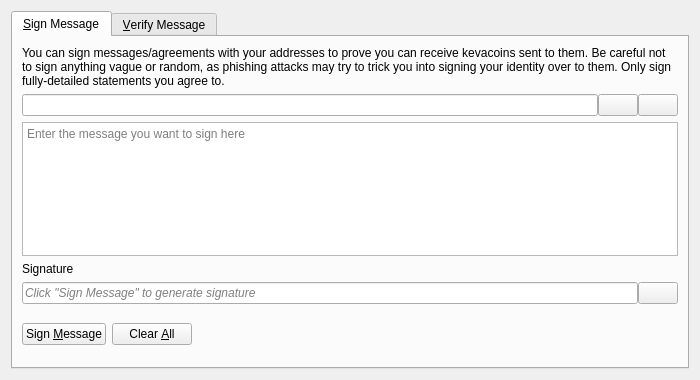
<?xml version="1.0" encoding="UTF-8"?>
<ui version="4.0">
 <class>SignVerifyMessageDialog</class>
 <widget class="QDialog" name="SignVerifyMessageDialog">
  <property name="geometry">
   <rect>
    <x>0</x>
    <y>0</y>
    <width>700</width>
    <height>380</height>
   </rect>
  </property>
  <property name="windowTitle">
   <string>Signatures - Sign / Verify a Message</string>
  </property>
  <property name="modal">
   <bool>true</bool>
  </property>
  <layout class="QVBoxLayout" name="verticalLayout">
   <item>
    <widget class="QTabWidget" name="tabWidget">
     <property name="currentIndex">
      <number>0</number>
     </property>
     <widget class="QWidget" name="tabSignMessage">
      <attribute name="title">
       <string>&amp;Sign Message</string>
      </attribute>
      <layout class="QVBoxLayout" name="verticalLayout_SM">
       <item>
        <widget class="QLabel" name="infoLabel_SM">
         <property name="text">
          <string>You can sign messages/agreements with your addresses to prove you can receive kevacoins sent to them. Be careful not to sign anything vague or random, as phishing attacks may try to trick you into signing your identity over to them. Only sign fully-detailed statements you agree to.</string>
         </property>
         <property name="textFormat">
          <enum>Qt::PlainText</enum>
         </property>
         <property name="wordWrap">
          <bool>true</bool>
         </property>
        </widget>
       </item>
       <item>
        <layout class="QHBoxLayout" name="horizontalLayout_1_SM">
         <property name="spacing">
          <number>0</number>
         </property>
         <item>
          <widget class="QValidatedLineEdit" name="addressIn_SM">
           <property name="toolTip">
            <string>The Bitcoin address to sign the message with</string>
           </property>
          </widget>
         </item>
         <item>
          <widget class="QPushButton" name="addressBookButton_SM">
           <property name="toolTip">
            <string>Choose previously used address</string>
           </property>
           <property name="text">
            <string/>
           </property>
           <property name="icon">
            <iconset resource="../kevacoin.qrc">
             <normaloff>:/icons/address-book</normaloff>:/icons/address-book</iconset>
           </property>
           <property name="shortcut">
            <string>Alt+A</string>
           </property>
           <property name="autoDefault">
            <bool>false</bool>
           </property>
          </widget>
         </item>
         <item>
          <widget class="QPushButton" name="pasteButton_SM">
           <property name="toolTip">
            <string>Paste address from clipboard</string>
           </property>
           <property name="text">
            <string/>
           </property>
           <property name="icon">
            <iconset resource="../kevacoin.qrc">
             <normaloff>:/icons/editpaste</normaloff>:/icons/editpaste</iconset>
           </property>
           <property name="shortcut">
            <string>Alt+P</string>
           </property>
           <property name="autoDefault">
            <bool>false</bool>
           </property>
          </widget>
         </item>
        </layout>
       </item>
       <item>
        <widget class="QPlainTextEdit" name="messageIn_SM">
         <property name="toolTip">
          <string>Enter the message you want to sign here</string>
         </property>
         <property name="placeholderText">
          <string>Enter the message you want to sign here</string>
         </property>
        </widget>
       </item>
       <item>
        <widget class="QLabel" name="signatureLabel_SM">
         <property name="text">
          <string>Signature</string>
         </property>
         <property name="textFormat">
          <enum>Qt::PlainText</enum>
         </property>
        </widget>
       </item>
       <item>
        <layout class="QHBoxLayout" name="horizontalLayout_2_SM">
         <property name="spacing">
          <number>0</number>
         </property>
         <item>
          <widget class="QLineEdit" name="signatureOut_SM">
           <property name="placeholderText">
            <string>Click "Sign Message" to generate signature</string>
           </property>
           <property name="font">
            <font>
             <italic>true</italic>
            </font>
           </property>
           <property name="readOnly">
            <bool>true</bool>
           </property>
          </widget>
         </item>
         <item>
          <widget class="QPushButton" name="copySignatureButton_SM">
           <property name="toolTip">
            <string>Copy the current signature to the system clipboard</string>
           </property>
           <property name="text">
            <string/>
           </property>
           <property name="icon">
            <iconset resource="../kevacoin.qrc">
             <normaloff>:/icons/editcopy</normaloff>:/icons/editcopy</iconset>
           </property>
           <property name="autoDefault">
            <bool>false</bool>
           </property>
          </widget>
         </item>
        </layout>
       </item>
       <item>
        <layout class="QHBoxLayout" name="horizontalLayout_3_SM">
         <item>
          <widget class="QPushButton" name="signMessageButton_SM">
           <property name="toolTip">
            <string>Sign the message to prove you own this Bitcoin address</string>
           </property>
           <property name="text">
            <string>Sign &amp;Message</string>
           </property>
           <property name="icon">
            <iconset resource="../kevacoin.qrc">
             <normaloff>:/icons/edit</normaloff>:/icons/edit</iconset>
           </property>
           <property name="autoDefault">
            <bool>false</bool>
           </property>
          </widget>
         </item>
         <item>
          <widget class="QPushButton" name="clearButton_SM">
           <property name="toolTip">
            <string>Reset all sign message fields</string>
           </property>
           <property name="text">
            <string>Clear &amp;All</string>
           </property>
           <property name="icon">
            <iconset resource="../kevacoin.qrc">
             <normaloff>:/icons/remove</normaloff>:/icons/remove</iconset>
           </property>
           <property name="autoDefault">
            <bool>false</bool>
           </property>
          </widget>
         </item>
         <item>
          <spacer name="horizontalSpacer_1_SM">
           <property name="orientation">
            <enum>Qt::Horizontal</enum>
           </property>
           <property name="sizeHint" stdset="0">
            <size>
             <width>40</width>
             <height>48</height>
            </size>
           </property>
          </spacer>
         </item>
         <item>
          <widget class="QLabel" name="statusLabel_SM">
           <property name="font">
            <font>
             <weight>75</weight>
             <bold>true</bold>
            </font>
           </property>
           <property name="text">
            <string/>
           </property>
           <property name="wordWrap">
            <bool>true</bool>
           </property>
          </widget>
         </item>
         <item>
          <spacer name="horizontalSpacer_2_SM">
           <property name="orientation">
            <enum>Qt::Horizontal</enum>
           </property>
           <property name="sizeHint" stdset="0">
            <size>
             <width>40</width>
             <height>48</height>
            </size>
           </property>
          </spacer>
         </item>
        </layout>
       </item>
      </layout>
     </widget>
     <widget class="QWidget" name="tabVerifyMessage">
      <attribute name="title">
       <string>&amp;Verify Message</string>
      </attribute>
      <layout class="QVBoxLayout" name="verticalLayout_VM">
       <item>
        <widget class="QLabel" name="infoLabel_VM">
         <property name="text">
          <string>Enter the receiver's address, message (ensure you copy line breaks, spaces, tabs, etc. exactly) and signature below to verify the message. Be careful not to read more into the signature than what is in the signed message itself, to avoid being tricked by a man-in-the-middle attack. Note that this only proves the signing party receives with the address, it cannot prove sendership of any transaction!</string>
         </property>
         <property name="textFormat">
          <enum>Qt::PlainText</enum>
         </property>
         <property name="alignment">
          <set>Qt::AlignLeading|Qt::AlignLeft|Qt::AlignTop</set>
         </property>
         <property name="wordWrap">
          <bool>true</bool>
         </property>
        </widget>
       </item>
       <item>
        <layout class="QHBoxLayout" name="horizontalLayout_1_VM">
         <property name="spacing">
          <number>0</number>
         </property>
         <item>
          <widget class="QValidatedLineEdit" name="addressIn_VM">
           <property name="toolTip">
            <string>The Bitcoin address the message was signed with</string>
           </property>
          </widget>
         </item>
         <item>
          <widget class="QPushButton" name="addressBookButton_VM">
           <property name="toolTip">
            <string>Choose previously used address</string>
           </property>
           <property name="text">
            <string/>
           </property>
           <property name="icon">
            <iconset resource="../kevacoin.qrc">
             <normaloff>:/icons/address-book</normaloff>:/icons/address-book</iconset>
           </property>
           <property name="shortcut">
            <string>Alt+A</string>
           </property>
           <property name="autoDefault">
            <bool>false</bool>
           </property>
          </widget>
         </item>
        </layout>
       </item>
       <item>
        <widget class="QPlainTextEdit" name="messageIn_VM">
          <property name="toolTip">
            <string>The signed message to verify</string>
          </property>
          <property name="placeholderText">
            <string>The signed message to verify</string>
          </property>
        </widget>
       </item>
       <item>
        <widget class="QValidatedLineEdit" name="signatureIn_VM">
          <property name="toolTip">
            <string>The signature given when the message was signed</string>
          </property>
          <property name="placeholderText">
            <string>The signature given when the message was signed</string>
          </property>
        </widget>
       </item>
       <item>
        <layout class="QHBoxLayout" name="horizontalLayout_2_VM">
         <item>
          <widget class="QPushButton" name="verifyMessageButton_VM">
           <property name="toolTip">
            <string>Verify the message to ensure it was signed with the specified Bitcoin address</string>
           </property>
           <property name="text">
            <string>Verify &amp;Message</string>
           </property>
           <property name="icon">
            <iconset resource="../kevacoin.qrc">
             <normaloff>:/icons/transaction_0</normaloff>:/icons/transaction_0</iconset>
           </property>
           <property name="autoDefault">
            <bool>false</bool>
           </property>
          </widget>
         </item>
         <item>
          <widget class="QPushButton" name="clearButton_VM">
           <property name="toolTip">
            <string>Reset all verify message fields</string>
           </property>
           <property name="text">
            <string>Clear &amp;All</string>
           </property>
           <property name="icon">
            <iconset resource="../kevacoin.qrc">
             <normaloff>:/icons/remove</normaloff>:/icons/remove</iconset>
           </property>
           <property name="autoDefault">
            <bool>false</bool>
           </property>
          </widget>
         </item>
         <item>
          <spacer name="horizontalSpacer_1_VM">
           <property name="orientation">
            <enum>Qt::Horizontal</enum>
           </property>
           <property name="sizeHint" stdset="0">
            <size>
             <width>40</width>
             <height>48</height>
            </size>
           </property>
          </spacer>
         </item>
         <item>
          <widget class="QLabel" name="statusLabel_VM">
           <property name="font">
            <font>
             <weight>75</weight>
             <bold>true</bold>
            </font>
           </property>
           <property name="text">
            <string/>
           </property>
           <property name="wordWrap">
            <bool>true</bool>
           </property>
          </widget>
         </item>
         <item>
          <spacer name="horizontalSpacer_2_VM">
           <property name="orientation">
            <enum>Qt::Horizontal</enum>
           </property>
           <property name="sizeHint" stdset="0">
            <size>
             <width>40</width>
             <height>48</height>
            </size>
           </property>
          </spacer>
         </item>
        </layout>
       </item>
      </layout>
     </widget>
    </widget>
   </item>
  </layout>
 </widget>
 <customwidgets>
  <customwidget>
   <class>QValidatedLineEdit</class>
   <extends>QLineEdit</extends>
   <header>qt/qvalidatedlineedit.h</header>
  </customwidget>
 </customwidgets>
 <resources>
  <include location="../kevacoin.qrc"/>
 </resources>
 <connections/>
</ui>
